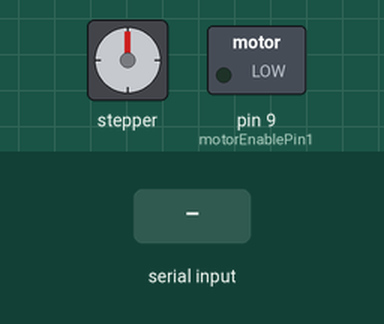
The sketch below on a simulated Arduino Uno, built with avr-gcc and run on an emulated ATmega328P. Parts: stepper motor, switched loads named in the sketch (green lamp = pin HIGH). Wiring (inferred from the names in the program): stepper motor driver (200 steps per turn assumed): step pin 7; direction pin 8. The test bench sets the inputs (shaded band). Pins used as bus, display or sensor lines are not drawn.

Above: at 1.2 s.
1.3 s: "a" received over Serial
At 2.6 s:
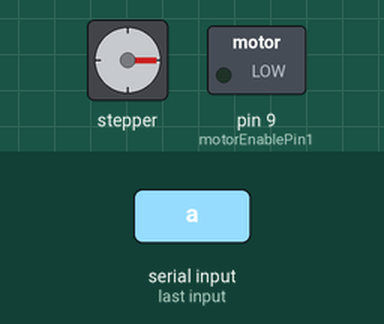
2.9 s: "a" received over Serial
At 3.8 s:
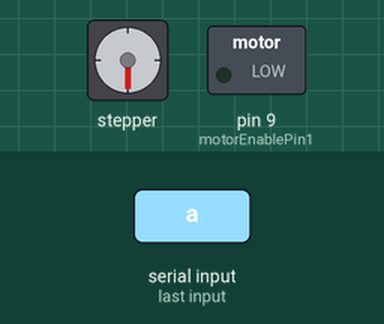
4.5 s: "y" received over Serial
At 5.0 s:
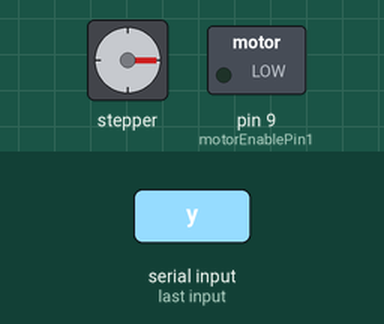
Timing chart, 0 to 7.5 s (numbered marks = the images above; inputs shaded):
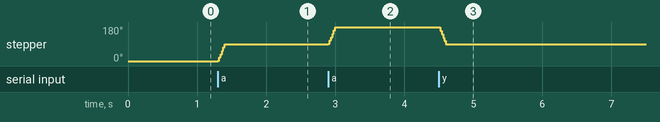

Measured:
- after the input at 1.3 s, stepper: turns 90° clockwise in 0.10 s, starting at once
- after the input at 2.9 s, stepper: turns 90° clockwise in 0.10 s, starting at once
- after the input at 4.5 s, stepper: turns 90° counter-clockwise in 0.10 s, starting at once

The sketch:

gameController.ino
```cpp
const int stepPin = 7;
const int dirPin = 8;
const int motorEnablePin1 = 9;

const int incrementalSteps = 50;

void setup() {
  Serial.begin(9600);

  pinMode(stepPin, OUTPUT);
  pinMode(dirPin, OUTPUT);
  pinMode(motorEnablePin1, OUTPUT);

  // LOW means ENABLED
  digitalWrite(motorEnablePin1, LOW);
}

void loop() {

  if (Serial.available() > 0) {

    int incomingByte = Serial.read();

    if (incomingByte == 97) {
      digitalWrite(dirPin, HIGH);
      for(int i=0; i< incrementalSteps; i++) {
        digitalWrite(stepPin, HIGH);
        delayMicroseconds(1000);
        digitalWrite(stepPin, LOW);
        delayMicroseconds(1000);
      }
    }
    else if (incomingByte == 121) { // up

      digitalWrite(dirPin, LOW);
      for(int i=0; i< incrementalSteps; i++) {
        digitalWrite(stepPin, HIGH);
        delayMicroseconds(1000);
        digitalWrite(stepPin, LOW);
        delayMicroseconds(1000);
      }

    }

  }

}
```
